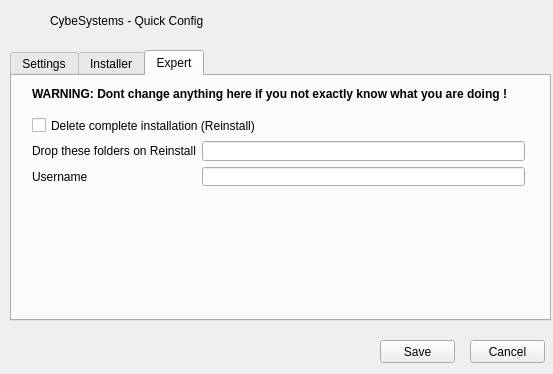
<?xml version="1.0" encoding="UTF-8"?>
<ui version="4.0">
 <class>mainConfig</class>
 <widget class="QMainWindow" name="mainConfig">
  <property name="windowModality">
   <enum>Qt::WindowModal</enum>
  </property>
  <property name="geometry">
   <rect>
    <x>0</x>
    <y>0</y>
    <width>553</width>
    <height>374</height>
   </rect>
  </property>
  <property name="windowTitle">
   <string>MainWindow</string>
  </property>
  <property name="styleSheet">
   <string notr="true"/>
  </property>
  <widget class="QWidget" name="centralwidget">
   <widget class="QPushButton" name="button_cancel">
    <property name="geometry">
     <rect>
      <x>470</x>
      <y>340</y>
      <width>75</width>
      <height>23</height>
     </rect>
    </property>
    <property name="text">
     <string>Cancel</string>
    </property>
   </widget>
   <widget class="QPushButton" name="button_save">
    <property name="geometry">
     <rect>
      <x>380</x>
      <y>340</y>
      <width>75</width>
      <height>23</height>
     </rect>
    </property>
    <property name="text">
     <string>Save</string>
    </property>
   </widget>
   <widget class="QPushButton" name="btn_minimize">
    <property name="geometry">
     <rect>
      <x>430</x>
      <y>-5</y>
      <width>42</width>
      <height>30</height>
     </rect>
    </property>
    <property name="sizePolicy">
     <sizepolicy hsizetype="Fixed" vsizetype="Fixed">
      <horstretch>0</horstretch>
      <verstretch>0</verstretch>
     </sizepolicy>
    </property>
    <property name="layoutDirection">
     <enum>Qt::LeftToRight</enum>
    </property>
    <property name="text">
     <string/>
    </property>
    <property name="icon">
     <iconset>
      <normaloff>../../CybeSystems/PortableApps/CybeSystems.com/App/ressource/ui/images/min.png</normaloff>../../CybeSystems/PortableApps/CybeSystems.com/App/ressource/ui/images/min.png</iconset>
    </property>
    <property name="iconSize">
     <size>
      <width>30</width>
      <height>22</height>
     </size>
    </property>
    <property name="autoDefault">
     <bool>false</bool>
    </property>
    <property name="flat">
     <bool>true</bool>
    </property>
   </widget>
   <widget class="QTabWidget" name="tabWidget">
    <property name="geometry">
     <rect>
      <x>10</x>
      <y>50</y>
      <width>541</width>
      <height>271</height>
     </rect>
    </property>
    <property name="currentIndex">
     <number>2</number>
    </property>
    <property name="elideMode">
     <enum>Qt::ElideLeft</enum>
    </property>
    <property name="usesScrollButtons">
     <bool>true</bool>
    </property>
    <widget class="QWidget" name="tab_settings">
     <attribute name="title">
      <string>Settings</string>
     </attribute>
     <widget class="QWidget" name="layoutWidget">
      <property name="geometry">
       <rect>
        <x>20</x>
        <y>10</y>
        <width>461</width>
        <height>215</height>
       </rect>
      </property>
      <layout class="QGridLayout" name="gridLayout">
       <item row="4" column="0">
        <widget class="QCheckBox" name="checkBox_disable_message_boxes">
         <property name="text">
          <string>Disable Message Boxes (errors will not be shown!)</string>
         </property>
        </widget>
       </item>
       <item row="1" column="1">
        <widget class="QLineEdit" name="lineEdit_executable_file_extensions"/>
       </item>
       <item row="5" column="0">
        <widget class="QCheckBox" name="checkBox_add_windows_path_variables_to_cygwin">
         <property name="text">
          <string>Add Windows PATH variables to Cygwin</string>
         </property>
        </widget>
       </item>
       <item row="1" column="0">
        <widget class="QLabel" name="label_executable_file_extensions">
         <property name="text">
          <string>DVBs</string>
         </property>
        </widget>
       </item>
       <item row="2" column="0">
        <widget class="QCheckBox" name="checkBox_set_windows_context_menu">
         <property name="text">
          <string>Set Windows Context Menu (registry)</string>
         </property>
        </widget>
       </item>
       <item row="0" column="1">
        <widget class="QComboBox" name="comboBox_shell">
         <property name="editable">
          <bool>false</bool>
         </property>
         <item>
          <property name="text">
           <string>ConEmu</string>
          </property>
         </item>
         <item>
          <property name="text">
           <string>mintty</string>
          </property>
         </item>
        </widget>
       </item>
       <item row="3" column="0">
        <widget class="QCheckBox" name="checkBox_exit_after_execution">
         <property name="text">
          <string>Exit after execution</string>
         </property>
        </widget>
       </item>
       <item row="0" column="0">
        <widget class="QLabel" name="label_shell">
         <property name="text">
          <string>Shell:</string>
         </property>
        </widget>
       </item>
      </layout>
     </widget>
    </widget>
    <widget class="QWidget" name="tab_installer">
     <attribute name="title">
      <string>Installer</string>
     </attribute>
     <widget class="QWidget" name="layoutWidget_6">
      <property name="geometry">
       <rect>
        <x>20</x>
        <y>10</y>
        <width>461</width>
        <height>189</height>
       </rect>
      </property>
      <layout class="QGridLayout" name="gridLayout_7">
       <item row="0" column="0">
        <widget class="QLabel" name="label_cygwin_mirror">
         <property name="text">
          <string>Cygwin Mirror</string>
         </property>
        </widget>
       </item>
       <item row="0" column="1">
        <widget class="QLineEdit" name="lineEdit_cygwin_mirror"/>
       </item>
       <item row="1" column="1">
        <widget class="QLineEdit" name="lineEdit_invokerConfig_invokeCommand_2"/>
       </item>
       <item row="1" column="0">
        <widget class="QLabel" name="label_cygwin_ports_mirror">
         <property name="text">
          <string>Cygwin Ports Mirror</string>
         </property>
        </widget>
       </item>
       <item row="2" column="0">
        <widget class="QLabel" name="label_first_install_additions">
         <property name="text">
          <string>First install additions</string>
         </property>
        </widget>
       </item>
       <item row="3" column="0">
        <widget class="QCheckBox" name="checkBox_delete_unneeded_files">
         <property name="text">
          <string>Delete unneeded files</string>
         </property>
        </widget>
       </item>
       <item row="2" column="1">
        <widget class="QLineEdit" name="lineEdit_invokerConfig_invokeCommand_3"/>
       </item>
       <item row="4" column="0">
        <widget class="QCheckBox" name="checkBox_install_unofficial_cygwin_tools">
         <property name="text">
          <string>Install unofficial Cygwin Tools</string>
         </property>
        </widget>
       </item>
      </layout>
     </widget>
    </widget>
    <widget class="QWidget" name="tab_expert">
     <attribute name="title">
      <string>Expert</string>
     </attribute>
     <widget class="QWidget" name="layoutWidget_2">
      <property name="geometry">
       <rect>
        <x>20</x>
        <y>40</y>
        <width>493</width>
        <height>71</height>
       </rect>
      </property>
      <layout class="QGridLayout" name="gridLayout_2">
       <item row="5" column="0">
        <widget class="QLabel" name="label_username">
         <property name="text">
          <string>Username</string>
         </property>
        </widget>
       </item>
       <item row="4" column="1">
        <widget class="QLineEdit" name="lineEdit_drop_these_folders_on_reinstall"/>
       </item>
       <item row="4" column="0">
        <widget class="QLabel" name="label_drop_these_folders_on_reinstall">
         <property name="text">
          <string>Drop these folders on Reinstall</string>
         </property>
        </widget>
       </item>
       <item row="2" column="0" colspan="2">
        <widget class="QCheckBox" name="checkBox_delete_complete_installation">
         <property name="text">
          <string>Delete complete installation (Reinstall)</string>
         </property>
        </widget>
       </item>
       <item row="5" column="1">
        <widget class="QLineEdit" name="lineEdit_username"/>
       </item>
      </layout>
     </widget>
     <widget class="QLabel" name="label_cygwin_mirror_2">
      <property name="geometry">
       <rect>
        <x>20</x>
        <y>0</y>
        <width>491</width>
        <height>36</height>
       </rect>
      </property>
      <property name="font">
       <font>
        <weight>75</weight>
        <bold>true</bold>
       </font>
      </property>
      <property name="text">
       <string>WARNING: Dont change anything here if you not exactly know what you are doing !</string>
      </property>
     </widget>
    </widget>
   </widget>
   <widget class="QPushButton" name="btn_close">
    <property name="geometry">
     <rect>
      <x>488</x>
      <y>-5</y>
      <width>60</width>
      <height>30</height>
     </rect>
    </property>
    <property name="sizePolicy">
     <sizepolicy hsizetype="Fixed" vsizetype="Fixed">
      <horstretch>0</horstretch>
      <verstretch>0</verstretch>
     </sizepolicy>
    </property>
    <property name="layoutDirection">
     <enum>Qt::LeftToRight</enum>
    </property>
    <property name="text">
     <string/>
    </property>
    <property name="icon">
     <iconset>
      <normaloff>../../CybeSystems/PortableApps/CybeSystems.com/App/ressource/ui/images/close.png</normaloff>../../CybeSystems/PortableApps/CybeSystems.com/App/ressource/ui/images/close.png</iconset>
    </property>
    <property name="iconSize">
     <size>
      <width>48</width>
      <height>22</height>
     </size>
    </property>
    <property name="autoDefault">
     <bool>false</bool>
    </property>
    <property name="default">
     <bool>false</bool>
    </property>
    <property name="flat">
     <bool>true</bool>
    </property>
   </widget>
   <widget class="QPushButton" name="btn_restore">
    <property name="geometry">
     <rect>
      <x>460</x>
      <y>-5</y>
      <width>40</width>
      <height>30</height>
     </rect>
    </property>
    <property name="sizePolicy">
     <sizepolicy hsizetype="Fixed" vsizetype="Fixed">
      <horstretch>0</horstretch>
      <verstretch>0</verstretch>
     </sizepolicy>
    </property>
    <property name="layoutDirection">
     <enum>Qt::LeftToRight</enum>
    </property>
    <property name="text">
     <string/>
    </property>
    <property name="icon">
     <iconset>
      <normaloff>../../CybeSystems/PortableApps/CybeSystems.com/App/ressource/ui/images/restore.png</normaloff>../../CybeSystems/PortableApps/CybeSystems.com/App/ressource/ui/images/restore.png</iconset>
    </property>
    <property name="iconSize">
     <size>
      <width>28</width>
      <height>22</height>
     </size>
    </property>
    <property name="autoDefault">
     <bool>false</bool>
    </property>
    <property name="flat">
     <bool>true</bool>
    </property>
   </widget>
   <widget class="QPushButton" name="btn_cybesystems">
    <property name="geometry">
     <rect>
      <x>0</x>
      <y>0</y>
      <width>30</width>
      <height>32</height>
     </rect>
    </property>
    <property name="sizePolicy">
     <sizepolicy hsizetype="Fixed" vsizetype="Fixed">
      <horstretch>0</horstretch>
      <verstretch>0</verstretch>
     </sizepolicy>
    </property>
    <property name="layoutDirection">
     <enum>Qt::LeftToRight</enum>
    </property>
    <property name="text">
     <string/>
    </property>
    <property name="icon">
     <iconset>
      <normaloff>../../CybeSystems/PortableApps/CybeSystems.com/App/ressource/ui/images/cybesystems_logo.png</normaloff>../../CybeSystems/PortableApps/CybeSystems.com/App/ressource/ui/images/cybesystems_logo.png</iconset>
    </property>
    <property name="iconSize">
     <size>
      <width>21</width>
      <height>69</height>
     </size>
    </property>
    <property name="autoDefault">
     <bool>false</bool>
    </property>
    <property name="default">
     <bool>false</bool>
    </property>
    <property name="flat">
     <bool>true</bool>
    </property>
   </widget>
   <widget class="QLabel" name="windowLabel">
    <property name="geometry">
     <rect>
      <x>50</x>
      <y>10</y>
      <width>251</width>
      <height>21</height>
     </rect>
    </property>
    <property name="text">
     <string>CybeSystems - Quick Config</string>
    </property>
   </widget>
  </widget>
 </widget>
 <resources/>
 <connections/>
</ui>
